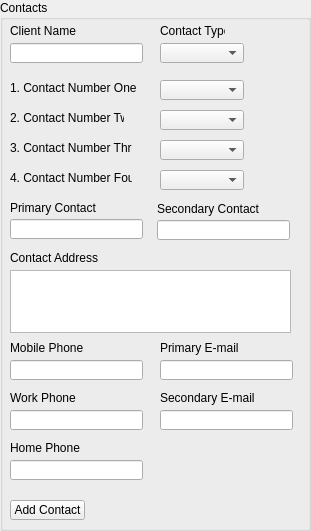
         <widget class="QGroupBox" name="groupBox_contact">
          <property name="geometry">
           <rect>
            <x>420</x>
            <y>30</y>
            <width>311</width>
            <height>531</height>
           </rect>
          </property>
          <property name="title">
           <string>Contacts</string>
          </property>
          <widget class="QComboBox" name="comboBox">
           <property name="geometry">
            <rect>
             <x>160</x>
             <y>43</y>
             <width>84</width>
             <height>20</height>
            </rect>
           </property>
           <property name="sizePolicy">
            <sizepolicy hsizetype="Fixed" vsizetype="Fixed">
             <horstretch>0</horstretch>
             <verstretch>0</verstretch>
            </sizepolicy>
           </property>
           <item>
            <property name="text">
             <string/>
            </property>
           </item>
           <item>
            <property name="text">
             <string>Owner</string>
            </property>
           </item>
           <item>
            <property name="text">
             <string>Buyer</string>
            </property>
           </item>
           <item>
            <property name="text">
             <string>Seller</string>
            </property>
           </item>
           <item>
            <property name="text">
             <string>Realtor</string>
            </property>
           </item>
           <item>
            <property name="text">
             <string>Lawyer</string>
            </property>
           </item>
           <item>
            <property name="text">
             <string>Builder</string>
            </property>
           </item>
           <item>
            <property name="text">
             <string>Banker</string>
            </property>
           </item>
           <item>
            <property name="text">
             <string>Leaseholder</string>
            </property>
           </item>
           <item>
            <property name="text">
             <string>Surveyor</string>
            </property>
           </item>
          </widget>
          <widget class="QLabel" name="label_11">
           <property name="geometry">
            <rect>
             <x>10</x>
             <y>200</y>
             <width>101</width>
             <height>16</height>
            </rect>
           </property>
           <property name="text">
            <string>Primary Contact</string>
           </property>
           <property name="buddy">
            <cstring>lineEdit_9</cstring>
           </property>
          </widget>
          <widget class="QLabel" name="label_10">
           <property name="geometry">
            <rect>
             <x>160</x>
             <y>23</y>
             <width>65</width>
             <height>16</height>
            </rect>
           </property>
           <property name="text">
            <string>Contact Type</string>
           </property>
           <property name="buddy">
            <cstring>comboBox</cstring>
           </property>
          </widget>
          <widget class="QLineEdit" name="lineEdit_9">
           <property name="geometry">
            <rect>
             <x>10</x>
             <y>219</y>
             <width>133</width>
             <height>20</height>
            </rect>
           </property>
           <property name="sizePolicy">
            <sizepolicy hsizetype="Fixed" vsizetype="Fixed">
             <horstretch>0</horstretch>
             <verstretch>0</verstretch>
            </sizepolicy>
           </property>
          </widget>
          <widget class="QLabel" name="label_19">
           <property name="geometry">
            <rect>
             <x>10</x>
             <y>250</y>
             <width>91</width>
             <height>16</height>
            </rect>
           </property>
           <property name="text">
            <string>Contact Address</string>
           </property>
          </widget>
          <widget class="QLabel" name="label_2">
           <property name="geometry">
            <rect>
             <x>10</x>
             <y>80</y>
             <width>131</width>
             <height>16</height>
            </rect>
           </property>
           <property name="text">
            <string>1. Contact Number One</string>
           </property>
          </widget>
          <widget class="QLabel" name="label_28">
           <property name="geometry">
            <rect>
             <x>10</x>
             <y>110</y>
             <width>114</width>
             <height>16</height>
            </rect>
           </property>
           <property name="text">
            <string>2. Contact Number Two</string>
           </property>
          </widget>
          <widget class="QLabel" name="label_29">
           <property name="geometry">
            <rect>
             <x>10</x>
             <y>140</y>
             <width>122</width>
             <height>16</height>
            </rect>
           </property>
           <property name="text">
            <string>3. Contact Number Three</string>
           </property>
          </widget>
          <widget class="QPushButton" name="pushButton">
           <property name="geometry">
            <rect>
             <x>10</x>
             <y>500</y>
             <width>75</width>
             <height>20</height>
            </rect>
           </property>
           <property name="text">
            <string>Add Contact</string>
           </property>
          </widget>
          <widget class="QComboBox" name="comboBox_9">
           <property name="geometry">
            <rect>
             <x>160</x>
             <y>110</y>
             <width>84</width>
             <height>20</height>
            </rect>
           </property>
           <property name="sizePolicy">
            <sizepolicy hsizetype="Fixed" vsizetype="Fixed">
             <horstretch>0</horstretch>
             <verstretch>0</verstretch>
            </sizepolicy>
           </property>
           <item>
            <property name="text">
             <string/>
            </property>
           </item>
           <item>
            <property name="text">
             <string>Banker</string>
            </property>
           </item>
           <item>
            <property name="text">
             <string>Leaseholder</string>
            </property>
           </item>
           <item>
            <property name="text">
             <string>Surveyor</string>
            </property>
           </item>
           <item>
            <property name="text">
             <string>Other</string>
            </property>
           </item>
          </widget>
          <widget class="QComboBox" name="comboBox_10">
           <property name="geometry">
            <rect>
             <x>160</x>
             <y>140</y>
             <width>84</width>
             <height>20</height>
            </rect>
           </property>
           <property name="sizePolicy">
            <sizepolicy hsizetype="Fixed" vsizetype="Fixed">
             <horstretch>0</horstretch>
             <verstretch>0</verstretch>
            </sizepolicy>
           </property>
           <item>
            <property name="text">
             <string/>
            </property>
           </item>
           <item>
            <property name="text">
             <string>Banker</string>
            </property>
           </item>
           <item>
            <property name="text">
             <string>Leaseholder</string>
            </property>
           </item>
           <item>
            <property name="text">
             <string>Surveyor</string>
            </property>
           </item>
           <item>
            <property name="text">
             <string>Other</string>
            </property>
           </item>
          </widget>
          <widget class="QLineEdit" name="lineEdit_14">
           <property name="geometry">
            <rect>
             <x>10</x>
             <y>43</y>
             <width>133</width>
             <height>20</height>
            </rect>
           </property>
           <property name="sizePolicy">
            <sizepolicy hsizetype="Fixed" vsizetype="Fixed">
             <horstretch>0</horstretch>
             <verstretch>0</verstretch>
            </sizepolicy>
           </property>
          </widget>
          <widget class="QLabel" name="label_27">
           <property name="geometry">
            <rect>
             <x>10</x>
             <y>23</y>
             <width>131</width>
             <height>16</height>
            </rect>
           </property>
           <property name="text">
            <string>Client Name</string>
           </property>
           <property name="buddy">
            <cstring>lineEdit_9</cstring>
           </property>
          </widget>
          <widget class="QLabel" name="label_60">
           <property name="geometry">
            <rect>
             <x>10</x>
             <y>170</y>
             <width>122</width>
             <height>16</height>
            </rect>
           </property>
           <property name="text">
            <string>4. Contact Number Four</string>
           </property>
          </widget>
          <widget class="QComboBox" name="comboBox_11">
           <property name="geometry">
            <rect>
             <x>160</x>
             <y>170</y>
             <width>84</width>
             <height>20</height>
            </rect>
           </property>
           <property name="sizePolicy">
            <sizepolicy hsizetype="Fixed" vsizetype="Fixed">
             <horstretch>0</horstretch>
             <verstretch>0</verstretch>
            </sizepolicy>
           </property>
           <item>
            <property name="text">
             <string/>
            </property>
           </item>
           <item>
            <property name="text">
             <string>Banker</string>
            </property>
           </item>
           <item>
            <property name="text">
             <string>Leaseholder</string>
            </property>
           </item>
           <item>
            <property name="text">
             <string>Surveyor</string>
            </property>
           </item>
           <item>
            <property name="text">
             <string>Other</string>
            </property>
           </item>
          </widget>
          <widget class="QLineEdit" name="lineEdit_26">
           <property name="geometry">
            <rect>
             <x>10</x>
             <y>360</y>
             <width>133</width>
             <height>20</height>
            </rect>
           </property>
           <property name="sizePolicy">
            <sizepolicy hsizetype="Fixed" vsizetype="Fixed">
             <horstretch>0</horstretch>
             <verstretch>0</verstretch>
            </sizepolicy>
           </property>
          </widget>
          <widget class="QLabel" name="label_61">
           <property name="geometry">
            <rect>
             <x>10</x>
             <y>340</y>
             <width>101</width>
             <height>16</height>
            </rect>
           </property>
           <property name="text">
            <string>Mobile Phone</string>
           </property>
           <property name="buddy">
            <cstring>lineEdit_9</cstring>
           </property>
          </widget>
          <widget class="QLineEdit" name="lineEdit_27">
           <property name="geometry">
            <rect>
             <x>10</x>
             <y>410</y>
             <width>133</width>
             <height>20</height>
            </rect>
           </property>
           <property name="sizePolicy">
            <sizepolicy hsizetype="Fixed" vsizetype="Fixed">
             <horstretch>0</horstretch>
             <verstretch>0</verstretch>
            </sizepolicy>
           </property>
          </widget>
          <widget class="QLabel" name="label_62">
           <property name="geometry">
            <rect>
             <x>10</x>
             <y>390</y>
             <width>101</width>
             <height>16</height>
            </rect>
           </property>
           <property name="text">
            <string>Work Phone</string>
           </property>
           <property name="buddy">
            <cstring>lineEdit_9</cstring>
           </property>
          </widget>
          <widget class="QLineEdit" name="lineEdit_28">
           <property name="geometry">
            <rect>
             <x>10</x>
             <y>460</y>
             <width>133</width>
             <height>20</height>
            </rect>
           </property>
           <property name="sizePolicy">
            <sizepolicy hsizetype="Fixed" vsizetype="Fixed">
             <horstretch>0</horstretch>
             <verstretch>0</verstretch>
            </sizepolicy>
           </property>
          </widget>
          <widget class="QLabel" name="label_63">
           <property name="geometry">
            <rect>
             <x>10</x>
             <y>440</y>
             <width>101</width>
             <height>16</height>
            </rect>
           </property>
           <property name="text">
            <string>Home Phone</string>
           </property>
           <property name="buddy">
            <cstring>lineEdit_9</cstring>
           </property>
          </widget>
          <widget class="QComboBox" name="comboBox_12">
           <property name="geometry">
            <rect>
             <x>160</x>
             <y>80</y>
             <width>84</width>
             <height>20</height>
            </rect>
           </property>
           <property name="sizePolicy">
            <sizepolicy hsizetype="Fixed" vsizetype="Fixed">
             <horstretch>0</horstretch>
             <verstretch>0</verstretch>
            </sizepolicy>
           </property>
           <item>
            <property name="text">
             <string/>
            </property>
           </item>
           <item>
            <property name="text">
             <string>Banker</string>
            </property>
           </item>
           <item>
            <property name="text">
             <string>Leaseholder</string>
            </property>
           </item>
           <item>
            <property name="text">
             <string>Surveyor</string>
            </property>
           </item>
           <item>
            <property name="text">
             <string>Other</string>
            </property>
           </item>
          </widget>
          <widget class="QLabel" name="label_30">
           <property name="geometry">
            <rect>
             <x>157</x>
             <y>201</y>
             <width>108</width>
             <height>16</height>
            </rect>
           </property>
           <property name="text">
            <string>Secondary Contact</string>
           </property>
           <property name="buddy">
            <cstring>lineEdit_9</cstring>
           </property>
          </widget>
          <widget class="QLineEdit" name="lineEdit_10">
           <property name="geometry">
            <rect>
             <x>157</x>
             <y>220</y>
             <width>133</width>
             <height>20</height>
            </rect>
           </property>
           <property name="sizePolicy">
            <sizepolicy hsizetype="Fixed" vsizetype="Fixed">
             <horstretch>0</horstretch>
             <verstretch>0</verstretch>
            </sizepolicy>
           </property>
          </widget>
          <widget class="QLabel" name="label_66">
           <property name="geometry">
            <rect>
             <x>160</x>
             <y>340</y>
             <width>101</width>
             <height>16</height>
            </rect>
           </property>
           <property name="text">
            <string>Primary E-mail</string>
           </property>
           <property name="buddy">
            <cstring>lineEdit_9</cstring>
           </property>
          </widget>
          <widget class="QLineEdit" name="lineEdit_30">
           <property name="geometry">
            <rect>
             <x>160</x>
             <y>360</y>
             <width>133</width>
             <height>20</height>
            </rect>
           </property>
           <property name="sizePolicy">
            <sizepolicy hsizetype="Fixed" vsizetype="Fixed">
             <horstretch>0</horstretch>
             <verstretch>0</verstretch>
            </sizepolicy>
           </property>
           <property name="text">
            <string/>
           </property>
          </widget>
          <widget class="QLineEdit" name="lineEdit_31">
           <property name="geometry">
            <rect>
             <x>160</x>
             <y>410</y>
             <width>133</width>
             <height>20</height>
            </rect>
           </property>
           <property name="sizePolicy">
            <sizepolicy hsizetype="Fixed" vsizetype="Fixed">
             <horstretch>0</horstretch>
             <verstretch>0</verstretch>
            </sizepolicy>
           </property>
           <property name="text">
            <string/>
           </property>
          </widget>
          <widget class="QLabel" name="label_67">
           <property name="geometry">
            <rect>
             <x>160</x>
             <y>390</y>
             <width>101</width>
             <height>16</height>
            </rect>
           </property>
           <property name="text">
            <string>Secondary E-mail</string>
           </property>
           <property name="buddy">
            <cstring>lineEdit_9</cstring>
           </property>
          </widget>
          <widget class="QPlainTextEdit" name="plainTextEdit_contractAddr">
           <property name="geometry">
            <rect>
             <x>10</x>
             <y>270</y>
             <width>281</width>
             <height>63</height>
            </rect>
           </property>
          </widget>
          <zorder>lineEdit_9</zorder>
          <zorder>label_19</zorder>
          <zorder>comboBox</zorder>
          <zorder>label_10</zorder>
          <zorder>label_11</zorder>
          <zorder>label_2</zorder>
          <zorder>label_28</zorder>
          <zorder>label_29</zorder>
          <zorder>pushButton</zorder>
          <zorder>comboBox_9</zorder>
          <zorder>comboBox_10</zorder>
          <zorder>lineEdit_14</zorder>
          <zorder>label_27</zorder>
          <zorder>label_60</zorder>
          <zorder>comboBox_11</zorder>
          <zorder>lineEdit_26</zorder>
          <zorder>label_61</zorder>
          <zorder>lineEdit_27</zorder>
          <zorder>label_62</zorder>
          <zorder>lineEdit_28</zorder>
          <zorder>label_63</zorder>
          <zorder>comboBox_12</zorder>
          <zorder>label_30</zorder>
          <zorder>lineEdit_10</zorder>
          <zorder>label_66</zorder>
          <zorder>lineEdit_30</zorder>
          <zorder>lineEdit_31</zorder>
          <zorder>label_67</zorder>
          <zorder>plainTextEdit_contractAddr</zorder>
         </widget>
